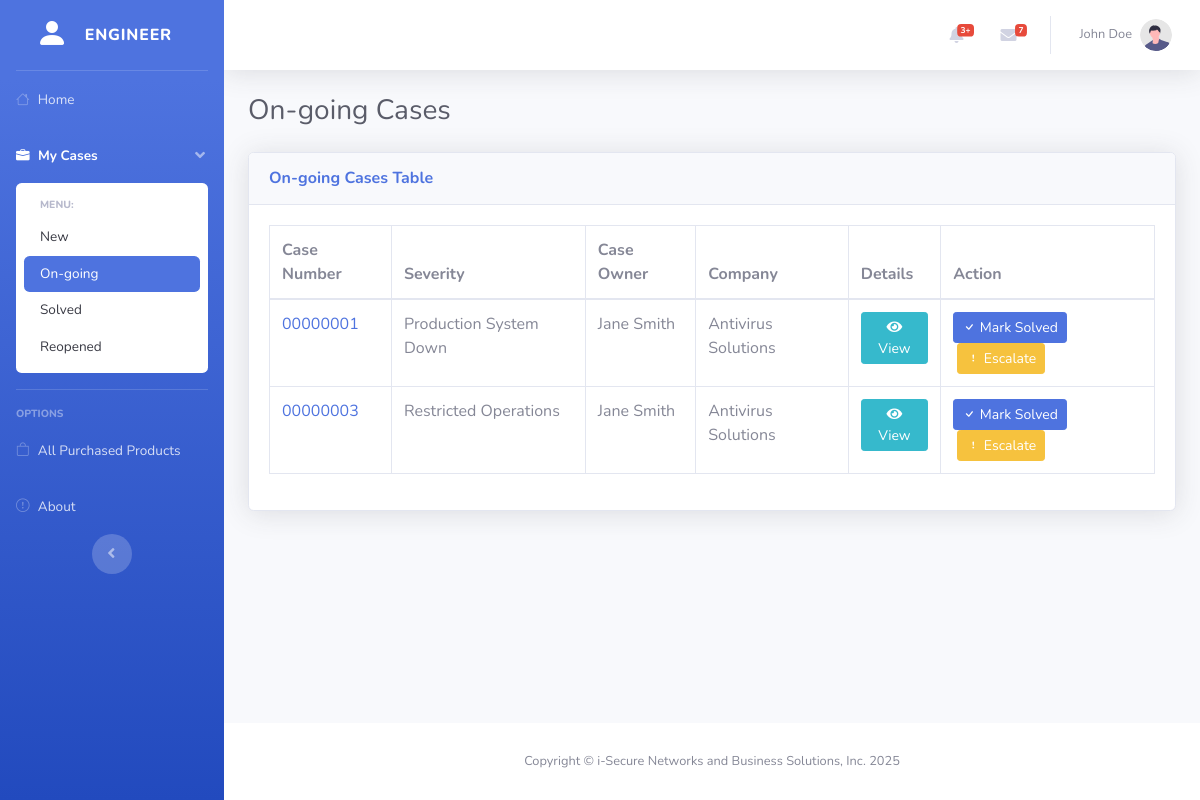
Before: /engineer/ongoing_cases.php (signed in) with the older database file.
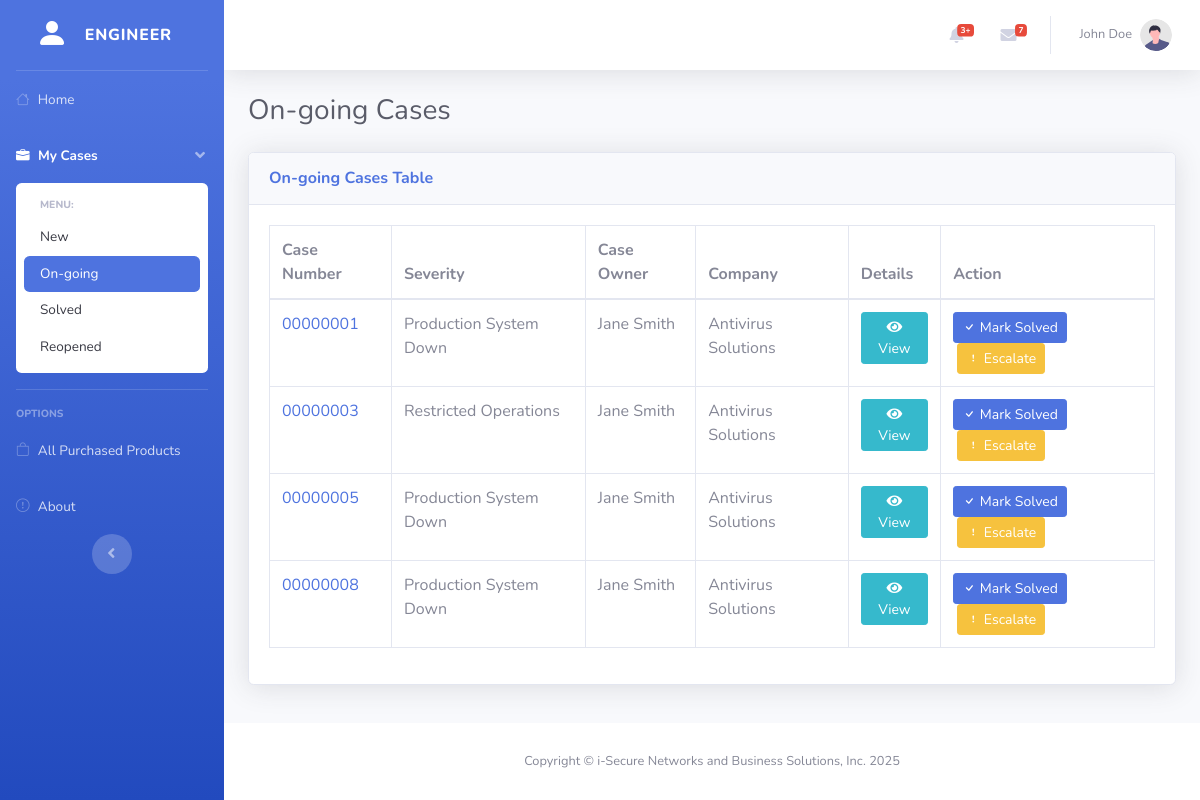
After: the same page with the newer database file.
### tables this page shows
CREATE TABLE `cases` (
  `id` int(11) NOT NULL,
  `case_number` varchar(50) NOT NULL,
  `type` varchar(255) NOT NULL,
  `subject` text NOT NULL,
  `user_id` int(11) DEFAULT NULL,
  `product_group` varchar(255) NOT NULL,
  `product` varchar(255) NOT NULL,
  `product_version` varchar(50) NOT NULL,
  `severity` enum('Production System Down','Restricted Operations','Question/Inconvenience','') NOT NULL,
  `case_status` enum('New','Waiting in Progress','Closed','Solved') NOT NULL DEFAULT 'New',
  `attachment` varchar(255) NOT NULL,
  `case_owner` int(11) NOT NULL,
  `company` varchar(255) NOT NULL,
  `last_modified` timestamp NOT NULL DEFAULT current_timestamp() ON UPDATE current_timestamp(),
  `datetime_opened` datetime DEFAULT current_timestamp(),
  `reopen` int(11) NOT NULL
);

CREATE TABLE `users` (
  `id` int(11) NOT NULL,
  `full_name` varchar(255) NOT NULL,
  `email` varchar(255) NOT NULL,
  `username` varchar(100) NOT NULL,
  `password` varchar(255) NOT NULL,
  `role` enum('User','Engineer','Technical Engineer','Technical Head') NOT NULL DEFAULT 'User',
  `account_status` enum('Active','Deactivated','','') NOT NULL DEFAULT 'Active',
  `created_at` timestamp NOT NULL DEFAULT current_timestamp()
);

### fetch/ongoing_cases.php (called while the page is built)
<?php
require_once "../config/database.php";
$getOngoingCases = mysqli_prepare($connection, "SELECT
c.id,
c.case_number,
c.type,
c.subject,
c.product_group,
c.product,
c.product_version,
c.severity,
c.case_status,
c.attachment,
c.company,
c.last_modified,
c.datetime_opened,
c.reopen,
u.full_name AS case_owner
FROM cases AS c
LEFT JOIN users AS u ON c.case_owner = u.id
WHERE case_status = ? AND reopen = 0 AND user_id = ?");
$caseStatus = "Waiting in Progress";
mysqli_stmt_bind_param($getOngoingCases, "si", $caseStatus, $_SESSION["user_id"]);
mysqli_stmt_execute($getOngoingCases);
$getOngoingCasesResult = mysqli_stmt_get_result($getOngoingCases);
$ongoingCasesTable = [];
if (mysqli_num_rows($getOngoingCasesResult) > 0) {
    while ($row = mysqli_fetch_assoc($getOngoingCasesResult)) {
        $row["last_modified"] = date("F j, Y h:i:s A", strtotime($row["last_modified"]));
        $row["datetime_opened"] = date("F j, Y h:i:s A", strtotime($row["datetime_opened"]));
        $ongoingCasesTable[] = $row;
    }
}

### engineer/ongoing_cases.php (the view, shortened to what the changed rows need)
<?php
$pageTitle = "On-going Cases";
require_once "../fetch/ongoing_cases.php";
?>
<!DOCTYPE html>
<html lang="en">
<head>
    <?php include_once "../components/head.php" ?>
    <link rel="stylesheet" href="https://cdn.datatables.net/2.2.2/css/dataTables.bootstrap4.css">
</head>
<body id="page-top">
    <div id="wrapper">
        <div id="content-wrapper" class="d-flex flex-column">
            <div id="content">
                <div class="container-fluid">
                    <div class="d-sm-flex align-items-center justify-content-between mb-4">
                        <h1 class="h3 mb-0 text-gray-800"><?= htmlspecialchars($pageTitle) ?></h1>
                    </div>
                    <div class="card shadow mb-4">
                        <div class="card-body">
                            <div class="table-responsive">
                                <table class="table table-bordered table-hover" id="casesTable" width="100%" cellspacing="0">
                                    <thead>
                                        <tr>
                                            <th>Case Number</th>
                                            <th>Severity</th>
                                            <th>Case Owner</th>
                                            <th>Company</th>
                                            <th>Details</th>
                                            <th>Action</th>
                                        </tr>
                                    </thead>
                                    <tbody>
                                        <?php
                                        foreach ($ongoingCasesTable as $row) {
                                            $caseData = [
                                                'id' => $row["id"],
                                                'case-number' => $row["case_number"],
                                                'type' => $row["type"],
                                                'subject' => $row["subject"],
                                                'product-group' => $row["product_group"],
                                                'product' => $row["product"],
                                                'product-version' => $row["product_version"],
                                                'severity' => $row["severity"],
                                                'case-owner' => $row["case_owner"],
                                                'company' => $row["company"],
                                                'last-modified' => $row["last_modified"]
                                            ];
                                            $dataAttributes = '';
                                            foreach ($caseData as $key => $value) {
                                                $dataAttributes .= ' data-' . $key . '="' . htmlspecialchars($value) . '"';
                                            }
                                            $caseChatTrigger = '<a href="#"
                                                                 class="case-chat-trigger"
                                                                 data-case-number="' . htmlspecialchars($row["case_number"]) . '"
                                                                 data-case-owner="' . htmlspecialchars($row["case_owner"]) . '"
                                                                 data-toggle="modal"
                                                                 data-target="#chatModal">'
                                                                 . htmlspecialchars($row["case_number"])
                                                              . '</a>';
                                            $viewDetailsButton = '<button
                                                type="button"
                                                class="btn btn-info btn-sm view-details-btn"
                                                ' . $dataAttributes . '
                                                data-toggle="modal"
                                                data-target="#detailsModal">
                                                <i class="fas fa-eye"></i> View
                                                </button>';
                                             $markAsSolvedButton = '<button
                                                data-bs-case-number="' . htmlspecialchars($row["case_number"]) . '"
                                                data-bs-reopen="false"
                                                type="button"
                                                class="mark-as-solved-btn btn btn-primary btn-sm"
                                                data-toggle="modal"
                                                data-target="#markAsSolved">
                                                <i class="bi bi-check"></i> Mark Solved
                                                </button>';
                                             $escalateSeverityButton = '<button
                                                data-bs-case-id="' . htmlspecialchars($row["id"]) . '"
                                                data-bs-severity="' . htmlspecialchars($row["severity"]) . '"
                                                data-bs-reopen="false"
                                                type="button"
                                                class="escalate-severity-btn btn btn-warning btn-sm ml-1"
                                                data-toggle="modal"
                                                data-target="#escalateSeverity">
                                                <i class="bi bi-exclamation"></i> Escalate
                                                </button>';
                                            echo "<tr>";
                                            echo "<td>" . $caseChatTrigger . "</td>";
                                            echo "<td>" . htmlspecialchars($row["severity"]) . "</td>";
                                            echo "<td>" . htmlspecialchars($row["case_owner"]) . "</td>";
                                            echo "<td>" . htmlspecialchars($row["company"]) . "</td>";
                                            echo "<td>" . $viewDetailsButton . "</td>";
                                            echo "<td>" . $markAsSolvedButton . $escalateSeverityButton . "</td>";
                                            echo "</tr>";
                                        }
                                        ?>
                                    </tbody>
                                </table>
                            </div>
                        </div>
                    </div>
                </div>
                </div>
            </div>
        </div>
</body>
</html>

Changed rows visible on the page:
now on this page (row edited): cases: case_number "00000005", severity "Production System Down", case_owner.full_name "Jane Smith", company "Antivirus Solutions"
added cases: case_number "00000008", severity "Production System Down", case_owner.full_name "Jane Smith", company "Antivirus Solutions"
